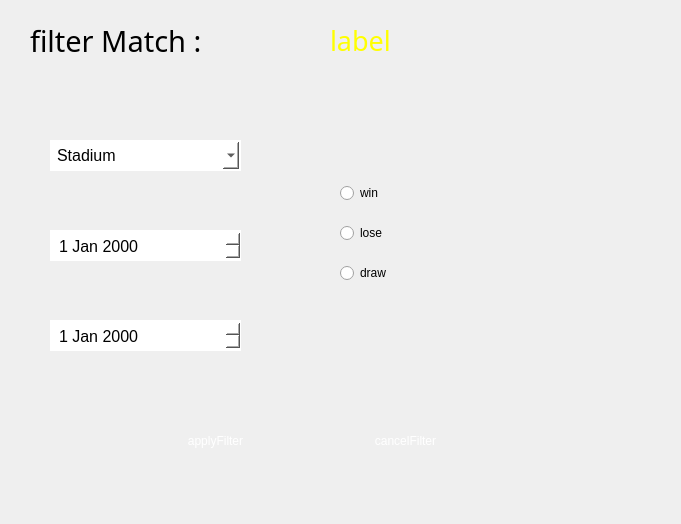
<?xml version="1.0" encoding="UTF-8"?>
<ui version="4.0">
 <class>Dialog</class>
 <widget class="QDialog" name="Dialog">
  <property name="geometry">
   <rect>
    <x>0</x>
    <y>0</y>
    <width>681</width>
    <height>524</height>
   </rect>
  </property>
  <property name="windowTitle">
   <string>Dialog</string>
  </property>
  <widget class="QWidget" name="area1" native="true">
   <property name="geometry">
    <rect>
     <x>0</x>
     <y>0</y>
     <width>671</width>
     <height>531</height>
    </rect>
   </property>
   <property name="styleSheet">
    <string notr="true">background-color: qlineargradient(spread:pad, 
                                x1:0, y1:0, x2:0, y2:1, 
                                stop:0 rgba(6, 6, 6, 255), 
                                stop:0.41 rgba(56, 50, 52, 255), 
                                stop:1 rgba(34, 33, 33, 255));;
</string>
   </property>
   <widget class="QLabel" name="label">
    <property name="geometry">
     <rect>
      <x>30</x>
      <y>10</y>
      <width>341</width>
      <height>61</height>
     </rect>
    </property>
    <property name="font">
     <font>
      <family>Azonix</family>
      <pointsize>22</pointsize>
     </font>
    </property>
    <property name="styleSheet">
     <string notr="true">background:transparent;</string>
    </property>
    <property name="text">
     <string>filter Match :</string>
    </property>
   </widget>
   <widget class="QPushButton" name="applyFilterButton">
    <property name="geometry">
     <rect>
      <x>150</x>
      <y>420</y>
      <width>131</width>
      <height>41</height>
     </rect>
    </property>
    <property name="styleSheet">
     <string notr="true">QPushButton {
background-color:qlineargradient(spread:pad, 
                            x1:0, y1:0, x2:1, y2:1, 
                            stop:0 rgba(255, 0, 0, 255), 
                            stop:0.41 rgba(195, 22, 58, 255), 
                            stop:1 rgba(255, 117, 0, 255));;  ;  
border-radius:10px;
color:white;
}
QPushButton:hover {
    background-color:qlineargradient(x1: 0.25, y1: 0, x2: 0.75, y2: 1, 
                            stop: 0 rgba(0, 255, 254, 255),     
                            stop: 0.26 rgba(38, 170, 196, 255), 
                            stop: 0.67 rgba(89, 85, 131, 255),
                            stop: 1 rgba(0, 238, 255, 255));  
}</string>
    </property>
    <property name="text">
     <string>applyFilter</string>
    </property>
   </widget>
   <widget class="QPushButton" name="cancel">
    <property name="geometry">
     <rect>
      <x>350</x>
      <y>420</y>
      <width>111</width>
      <height>41</height>
     </rect>
    </property>
    <property name="styleSheet">
     <string notr="true">QPushButton {
background-color:qlineargradient(spread:pad, 
                            x1:0, y1:0, x2:1, y2:1, 
                            stop:0 rgba(255, 0, 0, 255), 
                            stop:0.41 rgba(195, 22, 58, 255), 
                            stop:1 rgba(255, 117, 0, 255));;  ;  
border-radius:10px;
color:white;
}
QPushButton:hover {
    background-color:qlineargradient(x1: 0.25, y1: 0, x2: 0.75, y2: 1, 
                            stop: 0 rgba(0, 255, 254, 255),     
                            stop: 0.26 rgba(38, 170, 196, 255), 
                            stop: 0.67 rgba(89, 85, 131, 255),
                            stop: 1 rgba(0, 238, 255, 255));  
}</string>
    </property>
    <property name="text">
     <string>cancelFilter</string>
    </property>
   </widget>
   <widget class="QLabel" name="matchIDLabel">
    <property name="geometry">
     <rect>
      <x>330</x>
      <y>10</y>
      <width>321</width>
      <height>61</height>
     </rect>
    </property>
    <property name="font">
     <font>
      <family>Azonix</family>
      <pointsize>20</pointsize>
     </font>
    </property>
    <property name="styleSheet">
     <string notr="true">background:transparent;
color:yellow;
</string>
    </property>
    <property name="text">
     <string>label</string>
    </property>
   </widget>
   <widget class="QComboBox" name="stadiumComboBox">
    <property name="geometry">
     <rect>
      <x>50</x>
      <y>140</y>
      <width>191</width>
      <height>31</height>
     </rect>
    </property>
    <property name="styleSheet">
     <string notr="true">QComboBox {
    background-color: white;
    padding: 5px;
    color: black;
    font-size: 16px;
    border: 2px solid transparent; /* Default border */
}

/* Drop-down arrow area */
QComboBox::drop-down {
    border: none;
    width: 30px;
   ; /* Keep background for drop-down */
    border-top-right-radius: 8px;
    border-bottom-right-radius: 8px;
    image: url(:/textures/textures/downArrowIcon.png);
}

/* Hover effect */
QComboBox:hover {
    border: 3px dashed qlineargradient(spread:pad, 
                            x1:0, y1:0, x2:1, y2:1, 
                            stop:0 rgba(255, 0, 0, 255), 
                            stop:0.41 rgba(195, 22, 58, 255), 
                            stop:1 rgba(255, 117, 0, 255));
}

/* Focus effect */
QComboBox:focus {
    border: 2px solid qlineargradient(spread:pad, 
                            x1:0, y1:0, x2:1, y2:1, 
                            stop:0 rgba(255, 0, 0, 255), 
                            stop:0.41 rgba(195, 22, 58, 255), 
                            stop:1 rgba(255, 117, 0, 255));
}

/* Style for the dropdown list */
QComboBox QAbstractItemView {
    background-color: white;
    border: 2px solid #C51D34;
    selection-background-color: #ff0004;
    selection-color: white;
    border-radius: 8px;
    color: black;
}
</string>
    </property>
    <property name="placeholderText">
     <string>Stadium</string>
    </property>
   </widget>
   <widget class="QDateEdit" name="startDateEdit">
    <property name="geometry">
     <rect>
      <x>50</x>
      <y>230</y>
      <width>191</width>
      <height>31</height>
     </rect>
    </property>
    <property name="styleSheet">
     <string notr="true">QDateEdit {
    background-color: white;
    padding: 5px;
    color: black;
    font-size: 16px;
    border: 2px solid transparent; /* Default border */
}

/* Drop-down arrow area */

/* Hover effect */
QDateEdit:hover {
    border: 3px dashed qlineargradient(spread:pad, 
                            x1:0, y1:0, x2:1, y2:1, 
                            stop:0 rgba(255, 0, 0, 255), 
                            stop:0.41 rgba(195, 22, 58, 255), 
                            stop:1 rgba(255, 117, 0, 255));
}


</string>
    </property>
   </widget>
   <widget class="QDateEdit" name="endDateEdit">
    <property name="geometry">
     <rect>
      <x>50</x>
      <y>320</y>
      <width>191</width>
      <height>31</height>
     </rect>
    </property>
    <property name="styleSheet">
     <string notr="true">QDateEdit {
    background-color: white;
    padding: 5px;
    color: black;
    font-size: 16px;
    border: 2px solid transparent; /* Default border */
}

/* Drop-down arrow area */

/* Hover effect */
QDateEdit:hover {
    border: 3px dashed qlineargradient(spread:pad, 
                            x1:0, y1:0, x2:1, y2:1, 
                            stop:0 rgba(255, 0, 0, 255), 
                            stop:0.41 rgba(195, 22, 58, 255), 
                            stop:1 rgba(255, 117, 0, 255));
}


</string>
    </property>
   </widget>
   <widget class="QWidget" name="resultComboBox" native="true">
    <property name="geometry">
     <rect>
      <x>330</x>
      <y>170</y>
      <width>191</width>
      <height>131</height>
     </rect>
    </property>
    <widget class="QRadioButton" name="wonRadioButton">
     <property name="geometry">
      <rect>
       <x>10</x>
       <y>10</y>
       <width>112</width>
       <height>26</height>
      </rect>
     </property>
     <property name="text">
      <string>win</string>
     </property>
    </widget>
    <widget class="QRadioButton" name="lostRadioButton">
     <property name="geometry">
      <rect>
       <x>10</x>
       <y>50</y>
       <width>112</width>
       <height>26</height>
      </rect>
     </property>
     <property name="text">
      <string>lose</string>
     </property>
    </widget>
    <widget class="QRadioButton" name="drawRadioButton">
     <property name="geometry">
      <rect>
       <x>10</x>
       <y>90</y>
       <width>112</width>
       <height>26</height>
      </rect>
     </property>
     <property name="text">
      <string>draw</string>
     </property>
    </widget>
   </widget>
  </widget>
 </widget>
 <resources/>
 <connections/>
</ui>
